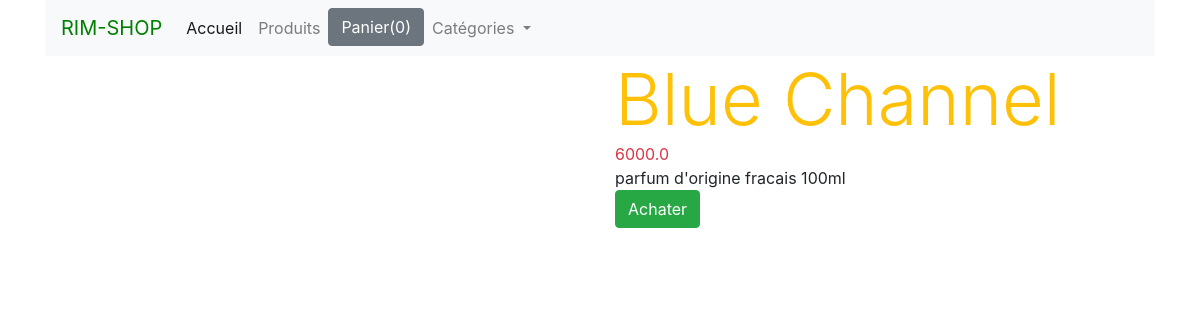
The page /1 on the database its author committed.
### shop/models.py (models this page shows, shortened)
class Product (models.Model):
    title = models.CharField(max_length=200)
    price = models.FloatField()
    description = models.TextField()
    category = ForeignKey(Category, related_name='categorie', on_delete=models.CASCADE)
    image = models.CharField(max_length=5000)
    date_added = models.DateTimeField(auto_now=True)
    class  Meta:
        ordering = ['-date_added']

### shop/views.py (the view)
# urls.py: path('<int:myid>', detail, name="detail"),
def detail(request, myid):
  products = Product.objects.get(id=myid)
  return render(request,'shop/detail.html', {'product': products})

### shop/templates/shop/detail.html (shortened to what this page needs)
{% extends 'shop/base.html' %} {% block content %}
<div class="row">
    <div class="col-md-6">
        <div>
        </div>
    </div>
    <div class="col-md-6">
        <div class="text-warning display-3">
            {{product.title}}
        </div>
        <div class="text-danger">
            {{product.price}}
        </div>
        <div>
            {{product.description}}
        </div>
        <a href="#"><button class="btn btn-success">Achater</button></a>
    </div>
</div>{% endblock %}

### rows shown on the page
Product: title "Blue Channel", price "6000.0", description "parfum d'origine fracais 100ml"
